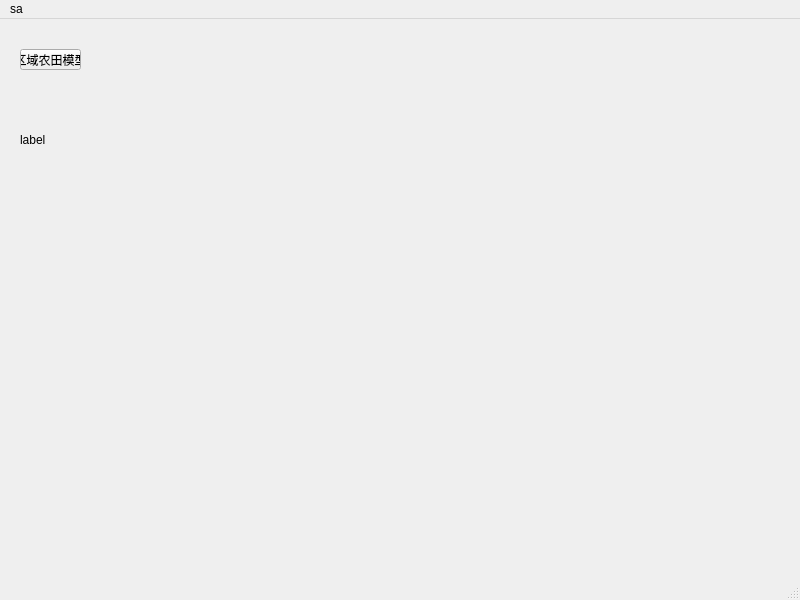
<?xml version="1.0" encoding="UTF-8"?>
<ui version="4.0">
 <class>MainWindow</class>
 <widget class="QMainWindow" name="MainWindow">
  <property name="geometry">
   <rect>
    <x>0</x>
    <y>0</y>
    <width>800</width>
    <height>600</height>
   </rect>
  </property>
  <property name="windowTitle">
   <string>MainWindow</string>
  </property>
  <widget class="QWidget" name="centralwidget">
   <widget class="QLabel" name="label">
    <property name="geometry">
     <rect>
      <x>20</x>
      <y>70</y>
      <width>121</width>
      <height>101</height>
     </rect>
    </property>
    <property name="text">
     <string>label</string>
    </property>
   </widget>
   <widget class="QPushButton" name="pushButton">
    <property name="geometry">
     <rect>
      <x>20</x>
      <y>30</y>
      <width>61</width>
      <height>21</height>
     </rect>
    </property>
    <property name="text">
     <string>区域农田模型</string>
    </property>
   </widget>
  </widget>
  <widget class="QMenuBar" name="menubar">
   <property name="geometry">
    <rect>
     <x>0</x>
     <y>0</y>
     <width>800</width>
     <height>18</height>
    </rect>
   </property>
   <widget class="QMenu" name="menusa">
    <property name="title">
     <string>sa</string>
    </property>
   </widget>
   <addaction name="menusa"/>
  </widget>
  <widget class="QStatusBar" name="statusbar"/>
 </widget>
 <resources/>
 <connections/>
</ui>
